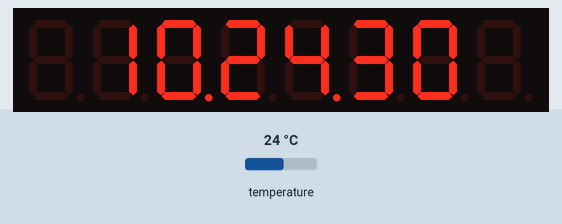
This sketch was run on a simulated Arduino Uno, built with avr-gcc and run on an emulated ATmega328P. On the bench: 8-digit seven-segment display. The test bench sets the inputs (shaded band); at power-on: temperature 24 °C. The local clock reads 2024-03-15 10:24:30 at power-on unless the sketch sets it.

Above: at 0.1 s.
At 7.2 s:
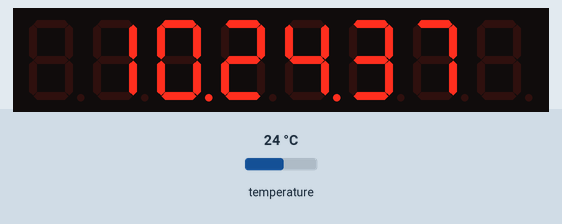
7.3 s: temperature set to 33 °C
At 20.7 s:
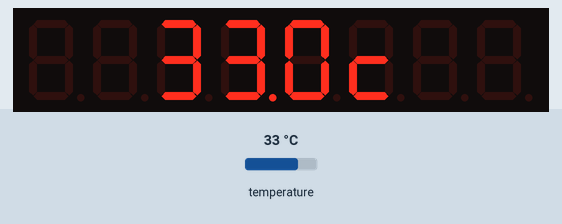
Timing chart, 0 to 22.2 s (numbered marks = the images above; inputs shaded):
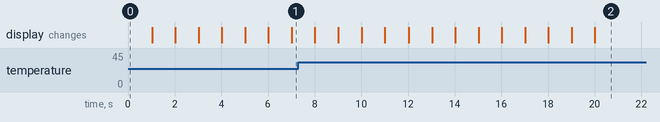

The sketch:

max7219_7seg_Clock_2.ino
```cpp
//We always have to include the library
#include "LedControl.h"
#include <OneWire.h>
#include <DallasTemperature.h>
#include <Wire.h>
#include <DS3231.h>

DS3231 clock;
RTCDateTime dt;


unsigned long startTime = 0;

// Data wire is plugged into port 2 on the Arduino
#define ONE_WIRE_BUS 2
#define TEMPERATURE_PRECISION 11

// Setup a oneWire instance to communicate with any OneWire devices (not just Maxim/Dallas temperature ICs)
OneWire oneWire(ONE_WIRE_BUS);

// Pass our oneWire reference to Dallas Temperature.
DallasTemperature sensors(&oneWire);

/*
 Now we need a LedControl to work with.
 ***** These pin numbers will probably not work with your hardware *****
 pin 12 is connected to the DataIn
 pin 11 is connected to the CLK
 pin 10 is connected to LOAD
 pin 2 connected to ds18b20
 pinout:
 gnd, data, vcc (from left)
 black,yellow,red (waterproof)
 4.7k resistor between data and VCC
 in parasite mode gnd and vcc connected to GND
 */
LedControl lc=LedControl(12,11,10,1);
#define MAX_THERM 2
//int res[MAX_THERM]={0,0},numDev=0;
float temp[MAX_THERM];


void setup()
{
 // Serial.begin(9600);
  clock.begin();
  lc.shutdown(0,false);
  lc.setIntensity(0,2);
  lc.clearDisplay(0);

  }

void loop()
{
  unsigned long loopTime = millis() - startTime; //Calculate the time since last time the cycle was completed

//clock.setClockMode(true);
   if (loopTime <= 20000) //Check if the time is less than 20000 millis, and if so, run loop 1
 {

  clock.forceConversion();
 int i=0;
    temp[i] = clock.readTemperature();
//  Serial.println(clock.readTemperature());

    dt = clock.getDateTime();
   displayClock(dt.hour,dt.minute,dt.second);
    //displayClockAndTemp(dt.hour,dt.minute,dt.second,temp[0]);
 }
  else if (loopTime > 20000&& loopTime <= 25000) //If time is over 20000 millis and less than/or 25000 millis, run loop 2
 {

  displayTemp(temp[0]);
 }
 else if (loopTime > 26000) //If time is over 2000 millis, set the startTime to millis so the loop time will be reset to zero
 {
   startTime = millis();
 }
}


void displayClock(int h, int m, int s)
{
  lc.clearDisplay(0);
  lc.setDigit(0,6,h/10,false);
  lc.setDigit(0,5,h%10,true);
  lc.setDigit(0,4,m/10,false);
  lc.setDigit(0,3,m%10,true);
  lc.setDigit(0,2,s/10,false);
  lc.setDigit(0,1,s%10,false);
}

void displayClockAndTemp(int h, int m, int s,float t)
{
  lc.setDigit(0,7,h/10,false);
  lc.setDigit(0,6,h%10,true);
  lc.setDigit(0,5,m/10,false);
  lc.setDigit(0,4,m%10,false);
  displayVal(0,t);

}
void displayVal(int idx, float val)
{
  lc.setChar(0,idx+0,'\'',false);
  if(val<0 && val>-10.0) {
    lc.setChar(0,idx+3,'-',false);
    lc.setDigit(0,idx+2,(int)val%10,true);
    lc.setDigit(0,idx+1,(val-(int)val)*10,false);
  } else if(val<-10.0) {
    lc.setChar(0,idx+3,'-',false);
    lc.setDigit(0,idx+2,(int)val/10,false);
    lc.setDigit(0,idx+1,(int)val%10,true);
  } else {
    lc.setDigit(0,idx+3,(int)val/10,false);
    lc.setDigit(0,idx+2,(int)val%10,true);
    lc.setDigit(0,idx+1,(val-(int)val)*10,false);
  }
}

void displayTemp(float t)
{
  lc.clearDisplay(0);
   displayVal(2,t);
  lc.setChar(0, 2, 'C', false);

  delay(500);
}
```
